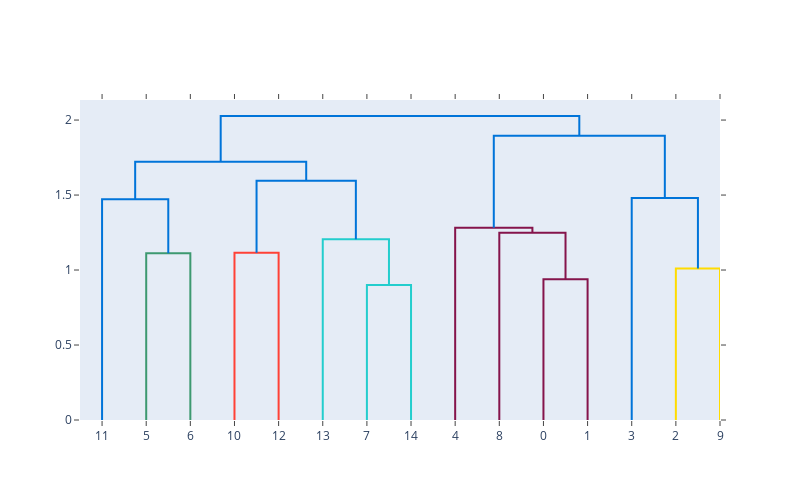

Notebook source saved alongside this figure:
### Markdown cell above
<h4 id="Basic-Dendrogram">Basic Dendrogram<a class="anchor-link" href="#Basic-Dendrogram">¶</a></h4><p>A <a href="https://en.wikipedia.org/wiki/Dendrogram">dendrogram</a> is a diagram representing a tree. The figure factory <code>create_dendrogram</code> performs <a href="https://en.wikipedia.org/wiki/Hierarchical_clustering">hierachical clustering</a> on data and represents the resulting tree. Values on the tree depth axis correspond to distances between clusters.</p>
<p>Dendrogram plots are commonly used in computational biology to show the clustering of genes or samples, sometimes in the margin of heatmaps.</p>

### Code cell
import plotly.figure_factory as ff
import numpy as np
np.random.seed(1)

X = np.random.rand(15, 12) # 15 samples, with 12 dimensions each
fig = ff.create_dendrogram(X)
fig.update_layout(width=800, height=500)
fig.show()

### Figure 1 — Plotly figure (JSON) as saved in the notebook; plotly's stock layout.template omitted (floating-point values rounded to 4 significant figures)
{"data": [{"hoverinfo": "text", "marker": {"color": "rgb(61,153,112)"}, "mode": "lines", "type": "scatter", "x": [15, 15, 25, 25], "xaxis": "x", "y": [0, 1.112, 1.112, 0], "yaxis": "y"}, {"hoverinfo": "text", "marker": {"color": "rgb(0,116,217)"}, "mode": "lines", "type": "scatter", "x": [5, 5, 20, 20], "xaxis": "x", "y": [0, 1.471, 1.471, 1.112], "yaxis": "y"}, {"hoverinfo": "text", "marker": {"color": "rgb(255,65,54)"}, "mode": "lines", "type": "scatter", "x": [35, 35, 45, 45], "xaxis": "x", "y": [0, 1.115, 1.115, 0], "yaxis": "y"}, {"hoverinfo": "text", "marker": {"color": "rgb(35,205,205)"}, "mode": "lines", "type": "scatter", "x": [65, 65, 75, 75], "xaxis": "x", "y": [0, 0.9006, 0.9006, 0], "yaxis": "y"}, {"hoverinfo": "text", "marker": {"color": "rgb(35,205,205)"}, "mode": "lines", "type": "scatter", "x": [55, 55, 70, 70], "xaxis": "x", "y": [0, 1.206, 1.206, 0.9006], "yaxis": "y"}, {"hoverinfo": "text", "marker": {"color": "rgb(0,116,217)"}, "mode": "lines", "type": "scatter", "x": [40, 40, 62.5, 62.5], "xaxis": "x", "y": [1.115, 1.596, 1.596, 1.206], "yaxis": "y"}, {"hoverinfo": "text", "marker": {"color": "rgb(0,116,217)"}, "mode": "lines", "type": "scatter", "x": [12.5, 12.5, 51.25, 51.25], "xaxis": "x", "y": [1.471, 1.722, 1.722, 1.596], "yaxis": "y"}, {"hoverinfo": "text", "marker": {"color": "rgb(133,20,75)"}, "mode": "lines", "type": "scatter", "x": [105, 105, 115, 115], "xaxis": "x", "y": [0, 0.9379, 0.9379, 0], "yaxis": "y"}, {"hoverinfo": "text", "marker": {"color": "rgb(133,20,75)"}, "mode": "lines", "type": "scatter", "x": [95, 95, 110, 110], "xaxis": "x", "y": [0, 1.249, 1.249, 0.9379], "yaxis": "y"}, {"hoverinfo": "text", "marker": {"color": "rgb(133,20,75)"}, "mode": "lines", "type": "scatter", "x": [85, 85, 102.5, 102.5], "xaxis": "x", "y": [0, 1.281, 1.281, 1.249], "yaxis": "y"}, {"hoverinfo": "text", "marker": {"color": "rgb(255,220,0)"}, "mode": "lines", "type": "scatter", "x": [135, 135, 145, 145], "xaxis": "x", "y": [0, 1.01, 1.01, 0], "yaxis": "y"}, {"hoverinfo": "text", "marker": {"color": "rgb(0,116,217)"}, "mode": "lines", "type": "scatter", "x": [125, 125, 140, 140], "xaxis": "x", "y": [0, 1.48, 1.48, 1.01], "yaxis": "y"}, {"hoverinfo": "text", "marker": {"color": "rgb(0,116,217)"}, "mode": "lines", "type": "scatter", "x": [93.75, 93.75, 132.5, 132.5], "xaxis": "x", "y": [1.281, 1.895, 1.895, 1.48], "yaxis": "y"}, {"hoverinfo": "text", "marker": {"color": "rgb(0,116,217)"}, "mode": "lines", "type": "scatter", "x": [31.88, 31.88, 113.1, 113.1], "xaxis": "x", "y": [1.722, 2.027, 2.027, 1.895], "yaxis": "y"}], "layout": {"autosize": false, "height": 500, "hovermode": "closest", "showlegend": false, "width": 800, "xaxis": {"mirror": "allticks", "rangemode": "tozero", "showgrid": false, "showline": true, "showticklabels": true, "tickmode": "array", "ticks": "outside", "ticktext": ["11", "5", "6", "10", "12", "13", "7", "14", "4", "8", "0", "1", "3", "2", "9"], "tickvals": [5, 15, 25, 35, 45, 55, 65, 75, 85, 95, 105, 115, 125, 135, 145], "type": "linear", "zeroline": false}, "yaxis": {"mirror": "allticks", "rangemode": "tozero", "showgrid": false, "showline": true, "showticklabels": true, "ticks": "outside", "type": "linear", "zeroline": false}}}
